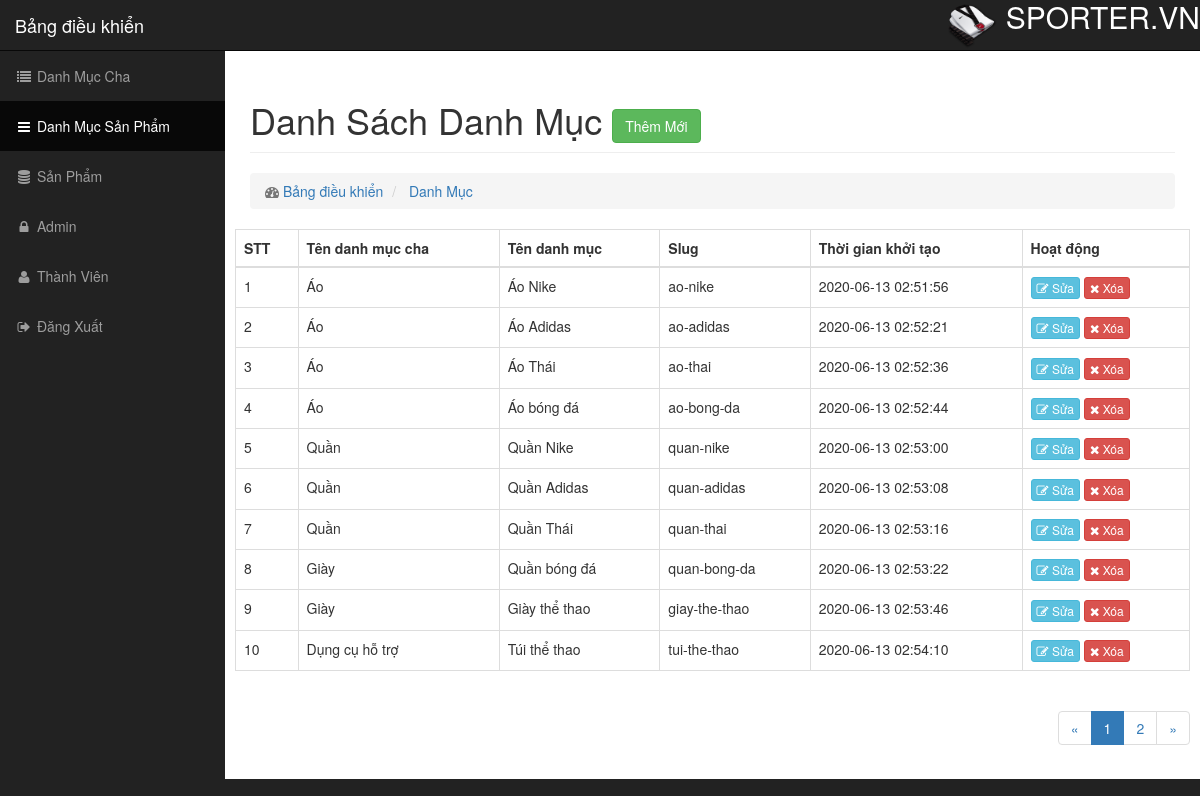
The app's page /Web/admin/modules/category/index.php with its own data.
### tables this page shows
CREATE TABLE `category` (
  `id` int(11) NOT NULL,
  `category_parent_id` int(11) DEFAULT NULL,
  `name` varchar(100) DEFAULT NULL,
  `slug` varchar(100) DEFAULT NULL,
  `images` varchar(100) DEFAULT NULL,
  `banner` varchar(100) DEFAULT NULL,
  `status` tinyint(4) DEFAULT 1,
  `created_at` timestamp NULL DEFAULT current_timestamp(),
  `updated_at` timestamp NULL DEFAULT current_timestamp() ON UPDATE current_timestamp()
);

CREATE TABLE `category_parent` (
  `id` int(11) NOT NULL,
  `name` varchar(100) DEFAULT NULL,
  `slug` varchar(100) DEFAULT NULL,
  `banner` varchar(100) DEFAULT NULL,
  `status` tinyint(4) DEFAULT 1,
  `created_at` timestamp NULL DEFAULT current_timestamp(),
  `updated_at` timestamp NULL DEFAULT current_timestamp() ON UPDATE current_timestamp()
);

### Web/libraries/function.php (called while the page is built, shortened)
<?php
function base_url()
{
    return $url  = "http://localhost:8080/DoAnWeb126/Web/";
}
function public_frontend()
{
    return base_url() . "public/frontend/";
}
function modules($url)
{
    return base_url() . "admin/modules/" .$url ;
}
?>

### Web/libraries/database.php (called while the page is built, shortened)
<?php
class Database
{
    public $link;
    public function __construct()
    {
        $this->link = mysqli_connect("localhost","root","","DoAnWeb") or die ();
        mysqli_set_charset($this->link,"utf8");
    }
    public function countTable($table)
    {
        $sql = "SELECT id FROM  {$table}";
        $result = mysqli_query($this->link, $sql) or die("Lỗi Truy Vấn countTable----" .mysqli_error($this->link));
        $num = mysqli_num_rows($result);
        return $num;
    }
     public  function fetchJone($table,$sql ,$page = 0,$row ,$pagi = false )
    {
        $data = [];
        if ($pagi == true )
        {
            $total = $this->countTable($table);
            $sotrang = ceil($total / $row);
            $start = ($page - 1 ) * $row ;
            $sql .= " LIMIT $start,$row";
            $data = [ "page" => $sotrang];
            $result = mysqli_query($this->link,$sql) or die("Lỗi truy vấn fetchJone ---- " .mysqli_error($this->link));
        }
        else
        {
            $result = mysqli_query($this->link,$sql) or die("Lỗi truy vấn fetchJone ---- " .mysqli_error($this->link));
        }
        if($result)
        {
            while ($num = mysqli_fetch_assoc($result))
            {
                $data[] = $num;
            }
        }
        return $data;
    }
}
?>

### Web/admin/autoload/autoload.php (called while the page is built, shortened)
<?php
include_once __DIR__. "/../../libraries/database.php";
include_once  __DIR__. "/../../libraries/function.php";
$db = new Database;
?>

### Web/admin/modules/category/index.php (the view, shortened to what this page needs)
<?php
    $open = "category";
    include_once __DIR__."/../../autoload/autoload.php";
    if(isset($_GET['page']))
    {
        $pag = $_GET['page'];
    }
    else
    {
        $pag = 1;
    }
    $sql = "SELECT category.*, category_parent.name as namePcate FROM category LEFT JOIN category_parent on category_parent.id = category.category_parent_id";
    $category = $db->fetchJone('category', $sql, $pag, 10, true);
    if(isset($category['page']))
    {
        $sotrang = $category['page'];
        unset($category['page']);
    }
?>
<?php include_once __DIR__."/../../layouts/header.php"; ?>
    <div class="row">
        <div class="col-lg-12">
            <h1 class="page-header">
                Danh Sách Danh Mục
                <a href="add.php" class="btn btn-success">Thêm Mới</a>
            </h1>
            <ol class="breadcrumb">
                <li class="active">
                    <i class="fa fa-dashboard"></i>
                    <a href="index.php">Bảng điều khiển</a>
                </li>
                <li class="active">
                    <a href="">Danh Mục</a>
                </li>
            </ol >
        </div>
    </div>
    <div class="row">
        <div class="col md 12">
            <table class="table table-bordered table-hover">
                <thead>
                    <tr>
                        <th>STT</th>
                        <th>Tên danh mục cha</th>
                        <th>Tên danh mục</th>
                        <th>Slug</th>
                        <th>Thời gian khởi tạo</th>
                        <th>Hoạt động</th>
                    </tr>
                </thead>
                <tbody>
                    <?php $stt = 1; foreach($category as $item): ?>
                    <tr>
                        <td><?php echo $stt ?></td>
                        <td><?php echo $item['namePcate'] ?></td>
                        <td><?php echo $item['name'] ?></td>
                        <td><?php echo $item['slug'] ?></td>
                        <td><?php echo $item['created_at'] ?></td>
                        <td>
                            <a class="btn btn-xs btn-info" href="edit.php?id=<?php echo $item['id']?>"> <i class="fa fa-edit"></i> Sửa</a>
                            <a class="btn btn-xs btn-danger" href="delete.php?id=<?php echo $item['id']?>"> <i class="fa fa-times"></i> Xóa</a>
                        </td>
                    </tr>
                    <?php $stt++; endforeach; ?>
                </tbody>
            </table>
            <div>
                <div class="pull-right">
                    <nav aria-label="Page navigation clearfix" >
                        <ul class="pagination">
                            <li>
                                <a class="page-link" href="?page=<?php if($pag > 1){ echo ($pag-1); } else{ echo $pag;} ?>" tabindex="-1" aria-label="Previous">
                                    <span aria-hidden="true">&laquo;</span>
                                </a>
                            </li>
                            <?php for($i = 1; $i <= $sotrang; $i++) : ?>
                                <?php
                                if(isset($_GET['page']))
                                {
                                    $pag = $_GET['page'];
                                }
                                else
                                {
                                    $pag = 1;
                                }
                                ?>
                            <li class="<?php echo ($i == $pag) ? 'active' : '' ?>">
                                <a href="?page=<?php echo $i ;?>"><?php echo $i; ?></a>
                            </li>
                            <?php endfor; ?>
                            <li>
                                <a href="?page=<?php if($pag <= $sotrang-1){ echo ($pag+1); } else{ echo $pag;} ?>" aria-label="Next">
                                    <span aria-hidden="true">&raquo;</span>
                                </a>
                            </li>
                        </ul>
                    </nav>
                </div>
            </div>
        </div>
    </div>
<?php include_once __DIR__."/../../layouts/footer.php"; ?>

### Web/admin/layouts/header.php (shortened to what this page needs)
<!DOCTYPE html>
<html lang="en">
    <head>
        <link href="<?php echo base_url() ?>public/admin/css/bootstrap.min.css" rel="stylesheet">
        <link href="<?php echo base_url() ?>public/admin/css/sb-admin.css" rel="stylesheet">
        <link href="<?php echo base_url() ?>public/admin/css/font-awesome.min.css" rel="stylesheet" type="text/css">
    </head>
    <body>
        <div id="wrapper">
            <nav class="navbar navbar-inverse navbar-fixed-top" role="navigation">
                <div class="navbar-header ">
                    <a class="navbar-brand" href="#">Bảng điều khiển</a>
                </div>
                <ul class="nav navbar-right top-nav">
                    <li class="dropdown">
                        <img src="<?php echo public_frontend() ?>img/iconfinder_nike_27575.png" width="50px" height="50px" /><h2 style="color: white; display: inline;";> SPORTER.VN</h2>
                    </li>
                </ul>
                <div class="collapse navbar-collapse navbar-ex1-collapse">
                    <ul class="nav navbar-nav side-nav">
                        <li class="<?php echo isset($open) && $open == 'category_parent' ? 'active' : '' ?>">
                            <a href="<?php echo modules("category_parent") ?>"><i class="fa fa-fw fa-list"></i> Danh Mục Cha</a>
                        </li>
                        <li class="<?php echo isset($open) && $open == 'category' ? 'active' : '' ?>">
                            <a href="<?php echo modules("category") ?>"><i class="fa fa-fw fa-bars"></i> Danh Mục Sản Phẩm</a>
                        </li>
                         <li class="<?php echo isset($open) && $open == 'product' ? 'active' : '' ?>">
                            <a href="<?php echo modules("product") ?>"><i class="fa fa-fw fa-database"></i> Sản Phẩm</a>
                        </li>
                        <li class="<?php echo isset($open) && $open == 'admin' ? 'active' : '' ?>">
                            <a href="<?php echo modules("admin") ?>"><i class="fa fa-fw fa-lock"></i> Admin</a>
                        </li>
                        <li class="<?php echo isset($open) && $open == 'user' ? 'active' : '' ?>">
                            <a href="<?php echo modules("user") ?>"><i class="fa fa-fw fa-user"></i> Thành Viên </a>
                        </li>
                        <li>
                            <a href="<?php echo base_url() ?>Home.php"><i class="fa fa-fw fa-sign-out"></i> Đăng Xuất </a>
                        </li>
                    </ul>
                </div>
            </nav>
            <div id="page-wrapper">
                <div class="container-fluid">

### Web/admin/layouts/footer.php (shortened to what this page needs)
                </div>
            </div>
        </div>
    </body>
</html>

### Web/public/admin/css/sb-admin.css (style rules this page uses)
body { margin-top: 100px; background-color: #222; }
@media (min-width:768px) { body { margin-top: 50px; } }
#wrapper { padding-left: 0; }
#page-wrapper { width: 100%; padding: 0; background-color: #fff; }
@media (min-width:768px) { #wrapper { padding-left: 225px; } }
@media (min-width:768px) { #page-wrapper { padding: 10px; } }
.top-nav { padding: 0 15px; }
.top-nav>li { display: inline-block; float: left; }
@media (min-width:768px) { .side-nav { position: fixed; top: 51px; left: 225px; width: 225px; margin-left: -225px; border: none; border-radius: 0; overflow-y: auto; background-color: #222; bottom: 0; overflow-x: hidden; padding-bottom: 40px; } }
@media (min-width:768px) { .side-nav>li>a { width: 225px; } }

### records on screen
category: category_parent.name "Áo", name "Áo Nike", slug "ao-nike", created_at "2020-06-13 02:51:56"
category: category_parent.name "Áo", name "Áo Adidas", slug "ao-adidas", created_at "2020-06-13 02:52:21"
category: category_parent.name "Áo", name "Áo Thái", slug "ao-thai", created_at "2020-06-13 02:52:36"
category: category_parent.name "Áo", name "Áo bóng đá", slug "ao-bong-da", created_at "2020-06-13 02:52:44"
category: category_parent.name "Quần", name "Quần Nike", slug "quan-nike", created_at "2020-06-13 02:53:00"
category: category_parent.name "Quần", name "Quần Adidas", slug "quan-adidas", created_at "2020-06-13 02:53:08"
category: category_parent.name "Quần", name "Quần Thái", slug "quan-thai", created_at "2020-06-13 02:53:16"
category: category_parent.name "Giày", name "Quần bóng đá", slug "quan-bong-da", created_at "2020-06-13 02:53:22"
category: category_parent.name "Giày", name "Giày thể thao", slug "giay-the-thao", created_at "2020-06-13 02:53:46"
category: category_parent.name "Dụng cụ hỗ trợ", name "Túi thể thao", slug "tui-the-thao", created_at "2020-06-13 02:54:10"
